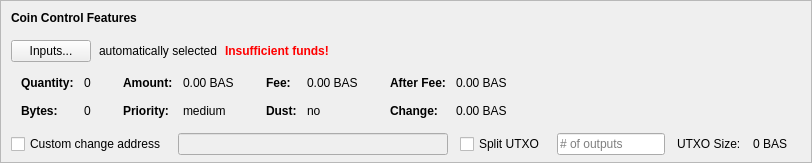
    <widget class="QFrame" name="frameCoinControl">
     <property name="sizePolicy">
      <sizepolicy hsizetype="Expanding" vsizetype="Expanding">
       <horstretch>0</horstretch>
       <verstretch>0</verstretch>
      </sizepolicy>
     </property>
     <property name="maximumSize">
      <size>
       <width>16777215</width>
       <height>16777215</height>
      </size>
     </property>
     <property name="frameShape">
      <enum>QFrame::StyledPanel</enum>
     </property>
     <property name="frameShadow">
      <enum>QFrame::Sunken</enum>
     </property>
     <layout class="QVBoxLayout" name="verticalLayoutCoinControl2">
      <property name="spacing">
       <number>0</number>
      </property>
      <property name="leftMargin">
       <number>0</number>
      </property>
      <property name="topMargin">
       <number>0</number>
      </property>
      <property name="rightMargin">
       <number>0</number>
      </property>
      <property name="bottomMargin">
       <number>6</number>
      </property>
      <item>
       <layout class="QVBoxLayout" name="verticalLayoutCoinControl" stretch="0,0,0,0,1">
        <property name="spacing">
         <number>0</number>
        </property>
        <property name="leftMargin">
         <number>10</number>
        </property>
        <property name="topMargin">
         <number>10</number>
        </property>
        <item>
         <layout class="QHBoxLayout" name="horizontalLayoutCoinControl1">
          <property name="bottomMargin">
           <number>15</number>
          </property>
          <item>
           <widget class="QLabel" name="labelCoinControlFeatures">
            <property name="sizePolicy">
             <sizepolicy hsizetype="Preferred" vsizetype="Maximum">
              <horstretch>0</horstretch>
              <verstretch>0</verstretch>
             </sizepolicy>
            </property>
            <property name="font">
             <font>
              <weight>75</weight>
              <bold>true</bold>
             </font>
            </property>
            <property name="styleSheet">
             <string notr="true">font-weight:bold;</string>
            </property>
            <property name="text">
             <string>Coin Control Features</string>
            </property>
           </widget>
          </item>
         </layout>
        </item>
        <item>
         <layout class="QHBoxLayout" name="horizontalLayoutCoinControl2" stretch="0,0,0,0">
          <property name="spacing">
           <number>8</number>
          </property>
          <property name="bottomMargin">
           <number>10</number>
          </property>
          <item>
           <widget class="QPushButton" name="pushButtonCoinControl">
            <property name="styleSheet">
             <string notr="true"/>
            </property>
            <property name="text">
             <string>Inputs...</string>
            </property>
            <property name="autoDefault">
             <bool>false</bool>
            </property>
           </widget>
          </item>
          <item>
           <widget class="QLabel" name="labelCoinControlAutomaticallySelected">
            <property name="text">
             <string>automatically selected</string>
            </property>
            <property name="margin">
             <number>5</number>
            </property>
           </widget>
          </item>
          <item>
           <widget class="QLabel" name="labelCoinControlInsuffFunds">
            <property name="font">
             <font>
              <weight>75</weight>
              <bold>true</bold>
             </font>
            </property>
            <property name="styleSheet">
             <string notr="true">color:red;font-weight:bold;</string>
            </property>
            <property name="text">
             <string>Insufficient funds!</string>
            </property>
            <property name="margin">
             <number>5</number>
            </property>
           </widget>
          </item>
          <item>
           <spacer name="horizontalSpacerCoinControl">
            <property name="orientation">
             <enum>Qt::Horizontal</enum>
            </property>
            <property name="sizeHint" stdset="0">
             <size>
              <width>40</width>
              <height>1</height>
             </size>
            </property>
           </spacer>
          </item>
         </layout>
        </item>
        <item>
         <widget class="QWidget" name="widgetCoinControl" native="true">
          <property name="sizePolicy">
           <sizepolicy hsizetype="Preferred" vsizetype="Preferred">
            <horstretch>0</horstretch>
            <verstretch>0</verstretch>
           </sizepolicy>
          </property>
          <property name="minimumSize">
           <size>
            <width>0</width>
            <height>0</height>
           </size>
          </property>
          <property name="styleSheet">
           <string notr="true"/>
          </property>
          <layout class="QHBoxLayout" name="horizontalLayoutCoinControl5">
           <property name="leftMargin">
            <number>0</number>
           </property>
           <property name="topMargin">
            <number>0</number>
           </property>
           <property name="rightMargin">
            <number>0</number>
           </property>
           <property name="bottomMargin">
            <number>0</number>
           </property>
           <item>
            <layout class="QHBoxLayout" name="horizontalLayoutCoinControl3" stretch="0,0,0,1">
             <property name="spacing">
              <number>20</number>
             </property>
             <property name="topMargin">
              <number>0</number>
             </property>
             <property name="bottomMargin">
              <number>10</number>
             </property>
             <item>
              <layout class="QFormLayout" name="formLayoutCoinControl1">
               <property name="horizontalSpacing">
                <number>10</number>
               </property>
               <property name="verticalSpacing">
                <number>14</number>
               </property>
               <property name="leftMargin">
                <number>10</number>
               </property>
               <property name="topMargin">
                <number>4</number>
               </property>
               <property name="rightMargin">
                <number>6</number>
               </property>
               <item row="0" column="0">
                <widget class="QLabel" name="labelCoinControlQuantityText">
                 <property name="font">
                  <font>
                   <weight>75</weight>
                   <bold>true</bold>
                  </font>
                 </property>
                 <property name="text">
                  <string>Quantity:</string>
                 </property>
                 <property name="margin">
                  <number>0</number>
                 </property>
                </widget>
               </item>
               <item row="0" column="1">
                <widget class="QLabel" name="labelCoinControlQuantity">
                 <property name="cursor">
                  <cursorShape>IBeamCursor</cursorShape>
                 </property>
                 <property name="contextMenuPolicy">
                  <enum>Qt::ActionsContextMenu</enum>
                 </property>
                 <property name="text">
                  <string notr="true">0</string>
                 </property>
                 <property name="margin">
                  <number>0</number>
                 </property>
                 <property name="textInteractionFlags">
                  <set>Qt::LinksAccessibleByMouse|Qt::TextSelectableByKeyboard|Qt::TextSelectableByMouse</set>
                 </property>
                </widget>
               </item>
               <item row="1" column="0">
                <widget class="QLabel" name="labelCoinControlBytesText">
                 <property name="font">
                  <font>
                   <weight>75</weight>
                   <bold>true</bold>
                  </font>
                 </property>
                 <property name="text">
                  <string>Bytes:</string>
                 </property>
                </widget>
               </item>
               <item row="1" column="1">
                <widget class="QLabel" name="labelCoinControlBytes">
                 <property name="cursor">
                  <cursorShape>IBeamCursor</cursorShape>
                 </property>
                 <property name="contextMenuPolicy">
                  <enum>Qt::ActionsContextMenu</enum>
                 </property>
                 <property name="text">
                  <string notr="true">0</string>
                 </property>
                 <property name="textInteractionFlags">
                  <set>Qt::LinksAccessibleByMouse|Qt::TextSelectableByKeyboard|Qt::TextSelectableByMouse</set>
                 </property>
                </widget>
               </item>
              </layout>
             </item>
             <item>
              <layout class="QFormLayout" name="formLayoutCoinControl2">
               <property name="horizontalSpacing">
                <number>10</number>
               </property>
               <property name="verticalSpacing">
                <number>14</number>
               </property>
               <property name="leftMargin">
                <number>6</number>
               </property>
               <property name="topMargin">
                <number>4</number>
               </property>
               <property name="rightMargin">
                <number>6</number>
               </property>
               <item row="0" column="0">
                <widget class="QLabel" name="labelCoinControlAmountText">
                 <property name="font">
                  <font>
                   <weight>75</weight>
                   <bold>true</bold>
                  </font>
                 </property>
                 <property name="text">
                  <string>Amount:</string>
                 </property>
                 <property name="margin">
                  <number>0</number>
                 </property>
                </widget>
               </item>
               <item row="0" column="1">
                <widget class="QLabel" name="labelCoinControlAmount">
                 <property name="cursor">
                  <cursorShape>IBeamCursor</cursorShape>
                 </property>
                 <property name="contextMenuPolicy">
                  <enum>Qt::ActionsContextMenu</enum>
                 </property>
                 <property name="text">
                  <string notr="true">0.00 BAS</string>
                 </property>
                 <property name="textInteractionFlags">
                  <set>Qt::LinksAccessibleByMouse|Qt::TextSelectableByKeyboard|Qt::TextSelectableByMouse</set>
                 </property>
                </widget>
               </item>
               <item row="1" column="0">
                <widget class="QLabel" name="labelCoinControlPriorityText">
                 <property name="font">
                  <font>
                   <weight>75</weight>
                   <bold>true</bold>
                  </font>
                 </property>
                 <property name="text">
                  <string>Priority:</string>
                 </property>
                </widget>
               </item>
               <item row="1" column="1">
                <widget class="QLabel" name="labelCoinControlPriority">
                 <property name="cursor">
                  <cursorShape>IBeamCursor</cursorShape>
                 </property>
                 <property name="contextMenuPolicy">
                  <enum>Qt::ActionsContextMenu</enum>
                 </property>
                 <property name="text">
                  <string>medium</string>
                 </property>
                 <property name="textInteractionFlags">
                  <set>Qt::LinksAccessibleByMouse|Qt::TextSelectableByKeyboard|Qt::TextSelectableByMouse</set>
                 </property>
                </widget>
               </item>
              </layout>
             </item>
             <item>
              <layout class="QFormLayout" name="formLayoutCoinControl3">
               <property name="horizontalSpacing">
                <number>10</number>
               </property>
               <property name="verticalSpacing">
                <number>14</number>
               </property>
               <property name="leftMargin">
                <number>6</number>
               </property>
               <property name="topMargin">
                <number>4</number>
               </property>
               <property name="rightMargin">
                <number>6</number>
               </property>
               <item row="0" column="0">
                <widget class="QLabel" name="labelCoinControlFeeText">
                 <property name="font">
                  <font>
                   <weight>75</weight>
                   <bold>true</bold>
                  </font>
                 </property>
                 <property name="text">
                  <string>Fee:</string>
                 </property>
                 <property name="margin">
                  <number>0</number>
                 </property>
                </widget>
               </item>
               <item row="0" column="1">
                <widget class="QLabel" name="labelCoinControlFee">
                 <property name="cursor">
                  <cursorShape>IBeamCursor</cursorShape>
                 </property>
                 <property name="contextMenuPolicy">
                  <enum>Qt::ActionsContextMenu</enum>
                 </property>
                 <property name="text">
                  <string notr="true">0.00 BAS</string>
                 </property>
                 <property name="textInteractionFlags">
                  <set>Qt::LinksAccessibleByMouse|Qt::TextSelectableByKeyboard|Qt::TextSelectableByMouse</set>
                 </property>
                </widget>
               </item>
               <item row="1" column="0">
                <widget class="QLabel" name="labelCoinControlLowOutputText">
                 <property name="font">
                  <font>
                   <weight>75</weight>
                   <bold>true</bold>
                  </font>
                 </property>
                 <property name="text">
                  <string>Dust:</string>
                 </property>
                </widget>
               </item>
               <item row="1" column="1">
                <widget class="QLabel" name="labelCoinControlLowOutput">
                 <property name="cursor">
                  <cursorShape>IBeamCursor</cursorShape>
                 </property>
                 <property name="contextMenuPolicy">
                  <enum>Qt::ActionsContextMenu</enum>
                 </property>
                 <property name="text">
                  <string>no</string>
                 </property>
                 <property name="textInteractionFlags">
                  <set>Qt::LinksAccessibleByMouse|Qt::TextSelectableByKeyboard|Qt::TextSelectableByMouse</set>
                 </property>
                </widget>
               </item>
              </layout>
             </item>
             <item>
              <layout class="QFormLayout" name="formLayoutCoinControl4">
               <property name="horizontalSpacing">
                <number>10</number>
               </property>
               <property name="verticalSpacing">
                <number>14</number>
               </property>
               <property name="leftMargin">
                <number>6</number>
               </property>
               <property name="topMargin">
                <number>4</number>
               </property>
               <property name="rightMargin">
                <number>6</number>
               </property>
               <item row="0" column="0">
                <widget class="QLabel" name="labelCoinControlAfterFeeText">
                 <property name="font">
                  <font>
                   <weight>75</weight>
                   <bold>true</bold>
                  </font>
                 </property>
                 <property name="text">
                  <string>After Fee:</string>
                 </property>
                 <property name="margin">
                  <number>0</number>
                 </property>
                </widget>
               </item>
               <item row="0" column="1">
                <widget class="QLabel" name="labelCoinControlAfterFee">
                 <property name="cursor">
                  <cursorShape>IBeamCursor</cursorShape>
                 </property>
                 <property name="contextMenuPolicy">
                  <enum>Qt::ActionsContextMenu</enum>
                 </property>
                 <property name="text">
                  <string notr="true">0.00 BAS</string>
                 </property>
                 <property name="textInteractionFlags">
                  <set>Qt::LinksAccessibleByMouse|Qt::TextSelectableByKeyboard|Qt::TextSelectableByMouse</set>
                 </property>
                </widget>
               </item>
               <item row="1" column="0">
                <widget class="QLabel" name="labelCoinControlChangeText">
                 <property name="font">
                  <font>
                   <weight>75</weight>
                   <bold>true</bold>
                  </font>
                 </property>
                 <property name="text">
                  <string>Change:</string>
                 </property>
                </widget>
               </item>
               <item row="1" column="1">
                <widget class="QLabel" name="labelCoinControlChange">
                 <property name="cursor">
                  <cursorShape>IBeamCursor</cursorShape>
                 </property>
                 <property name="contextMenuPolicy">
                  <enum>Qt::ActionsContextMenu</enum>
                 </property>
                 <property name="text">
                  <string notr="true">0.00 BAS</string>
                 </property>
                 <property name="textInteractionFlags">
                  <set>Qt::LinksAccessibleByMouse|Qt::TextSelectableByKeyboard|Qt::TextSelectableByMouse</set>
                 </property>
                </widget>
               </item>
              </layout>
             </item>
            </layout>
           </item>
          </layout>
         </widget>
        </item>
        <item>
         <layout class="QHBoxLayout" name="horizontalLayoutCoinControl4" stretch="0,0,0,0,0,0,0">
          <property name="spacing">
           <number>12</number>
          </property>
          <property name="sizeConstraint">
           <enum>QLayout::SetDefaultConstraint</enum>
          </property>
          <property name="topMargin">
           <number>5</number>
          </property>
          <property name="rightMargin">
           <number>5</number>
          </property>
          <item>
           <widget class="QCheckBox" name="checkBoxCoinControlChange">
            <property name="toolTip">
             <string>If this is activated, but the change address is empty or invalid, change will be sent to a newly generated address.</string>
            </property>
            <property name="text">
             <string>Custom change address</string>
            </property>
           </widget>
          </item>
          <item>
           <widget class="QValidatedLineEdit" name="lineEditCoinControlChange">
            <property name="enabled">
             <bool>false</bool>
            </property>
            <property name="sizePolicy">
             <sizepolicy hsizetype="Expanding" vsizetype="Fixed">
              <horstretch>0</horstretch>
              <verstretch>0</verstretch>
             </sizepolicy>
            </property>
           </widget>
          </item>
          <item>
           <widget class="QCheckBox" name="splitBlockCheckBox">
            <property name="text">
             <string>Split UTXO</string>
            </property>
           </widget>
          </item>
          <item>
           <widget class="QLineEdit" name="splitBlockLineEdit">
            <property name="sizePolicy">
             <sizepolicy hsizetype="Fixed" vsizetype="Fixed">
              <horstretch>50</horstretch>
              <verstretch>0</verstretch>
             </sizepolicy>
            </property>
            <property name="placeholderText">
             <string># of outputs</string>
            </property>
           </widget>
          </item>
          <item>
           <widget class="QLabel" name="labelBlockSizeText">
            <property name="text">
             <string>UTXO Size:</string>
            </property>
           </widget>
          </item>
          <item>
           <widget class="QLabel" name="labelBlockSize">
            <property name="text">
             <string>0 BAS</string>
            </property>
           </widget>
          </item>
          <item>
           <widget class="QLabel" name="labelCoinControlChangeLabel">
            <property name="sizePolicy">
             <sizepolicy hsizetype="Preferred" vsizetype="Expanding">
              <horstretch>0</horstretch>
              <verstretch>0</verstretch>
             </sizepolicy>
            </property>
            <property name="minimumSize">
             <size>
              <width>0</width>
              <height>0</height>
             </size>
            </property>
            <property name="text">
             <string/>
            </property>
            <property name="margin">
             <number>3</number>
            </property>
           </widget>
          </item>
         </layout>
        </item>
        <item>
         <spacer name="verticalSpacerCoinControl">
          <property name="orientation">
           <enum>Qt::Vertical</enum>
          </property>
          <property name="sizeHint" stdset="0">
           <size>
            <width>800</width>
            <height>1</height>
           </size>
          </property>
         </spacer>
        </item>
       </layout>
      </item>
     </layout>
    </widget>
